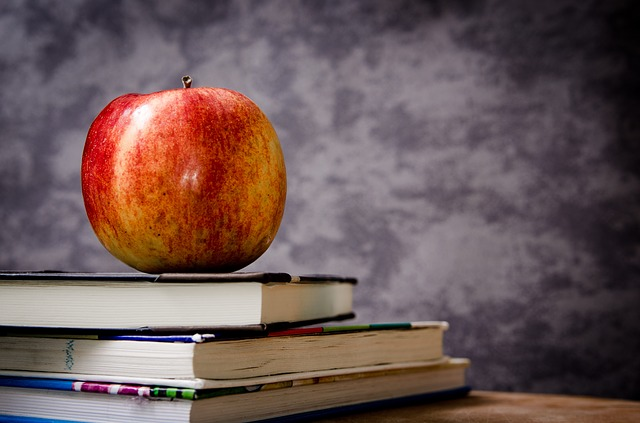
#> input picture apple-256261_640.jpg, 640 x 423 px, found by its file name
$ jupyter execute --allow-errors CV2_ObjectDetection.ipynb   (shell and % lines are left out)
#> lines starting #> are read from the running program, lines starting #| are printed output that depends on the picture
<a href="https://colab.research.google.com/github/cagBRT/computer-vision/blob/master/CV2_ObjectDetection.ipynb" target="_parent"></a>

Loading the YOLOv3 weights can take awhile<br>
To do this notebook: <br>
1. run all
2. if it is taking a while to run, take a break
3. see if the notebook is done

**Clone the repo**

[cell 1]
%cd cloned-repo

**Install the necessary libraries**

[cell 2]
#!pip install opencv-contrib-python==3.4.13.47 --force-reinstall
#!pip3 install opencv-python==4.5.3.56 --force-reinstall
#!pip3 install opencv-python tensorflow
#!pip3 install drawbox

[cell 3]
import cv2
import numpy as np
import matplotlib.pyplot as plt
import cvlib as cv
from cvlib.object_detection import draw_bbox
from google.colab.patches import cv2_imshow

# **You Only Look Once (YOLOv3)**

The R-CNN models may be generally more accurate, yet the YOLO family of models are fast, much faster than R-CNN, achieving object detection in real-time.

[cell 4]
from IPython.display import Image
Image("images/YOLO Basic Steps.png", width=640)

**YOLO Basic Steps**<br>
The basic steps of YOLO are:
1. Divide the image into a grid. The image above shows a 4x4 grid, actual YOLO implementation will be different. (7x7 for training YOLO on PASCAL VOC dataset)
2.Create labels for the training data. The labels must include the total number of boxes in the grid and the number of classes in the dataset. They are included as a vector:<br>
For example: grid number, object classification
3. Create a CNN that predicts the output of all the grid squares. It has a loss function as an error between the output activations and label vector.
<br>

Note: The grid location of the object is based on the location of its centroid.<br> For example:
>in the image the car is listed as being in grid 7 because its centroid is in grid 7.

YOLO models cannot detect multiple objects in the same grid. <br>
In another notebook we will look at adding Anchor boxes to each grid square.

# **The YOLOv3 Model**
YOLO uses a different approach than the deep neural network model. It applys a single neural network to the full image. This network divides the image into regions and predicts bounding boxes and probabilities for each region. These bounding boxes are weighted by the predicted probabilities.

The model has several advantages over classifier-based systems. It looks at the whole image at test time so its predictions are informed by global context in the image. It also makes predictions with a single network evaluation unlike systems like R-CNN which require thousands for a single image. This makes it extremely fast, more than 1000x faster than R-CNN and 100x faster than Fast R-CNN. See this paper for more details on the full system.<br>
https://pjreddie.com/darknet/yolo/<br>

The image below shows the average percision (AP) on the COCO dataset.<br>
The YOLO model is very fast, but a lot less accurate.

[cell 5]
from IPython.display import Image
Image("/content/cloned-repo/images/yoloInference.png", width=640)

**Detect_common_objects**

The model is a YOLOv3 model trained on the [COCO dataset](https://cocodataset.org/#home) which is capable of detecting 80 common objects in context.
The common objects are:<br>
person,
bicycle,
car,
motorcycle,
airplane,
bus,
train,
truck,
boat,
traffic light,
fire hydrant,
stop sign,
parking meter,
bench,
bird,
cat,
dog,
horse,
sheep,
cow,
elephant,
bear,
zebra,
giraffe,
backpack,
umbrella,
handbag,
tie,
suitcase,
frisbee,
skis,
snowboard,
sports ball,
kite,
baseball bat,
baseball glove,
skateboard,
surfboard,
tennis racket,
bottle,
wine glass,
cup,
fork,
knife,
spoon,
bowl,
banana,
apple,
sandwich,
orange,
broccoli,
carrot,
hot dog,
pizza,
donut,
cake,
chair,
couch,
potted plant,
bed,
dining table,
toilet,
tv,
laptop,
mouse,
remote,
keyboard,
cell phone,
microwave,
oven,
toaster,
sink,
refrigerator,
book,
clock,
vase,
scissors,
teddy bear,
hair dryer,
toothbrush

**The image**

[cell 6]
im = cv2.imread('/content/cloned-repo/apple-256261_640.jpg')
#> im is the input picture: shape (423, 640, 3); mean B, G, R 86.2, 87.5, 108.5
#plt.imshow(im)
#plt.show()
cv2_imshow(im)

# **Loading the YOLO model and it's weights**<br>
This might take approximately 12 minutes to load and execute

The model returns three lists:
1. the bounding box location
2. the predicted label of the object
3. the confidence of the prediction

#> (a cell that did not finish here is left out)

**Print the labels, bounding boxes, and confidence values the model identifies in the image**

#> (a cell that did not finish here is left out)

**Try another image**<br>
This image also have an apple and books in it. <br>
But the apple is not detected. Why?<br>
The children's blocks and pencils were not identified, why?

[cell 9]
im2 = cv2.imread('fruitAndBooks.jpeg')
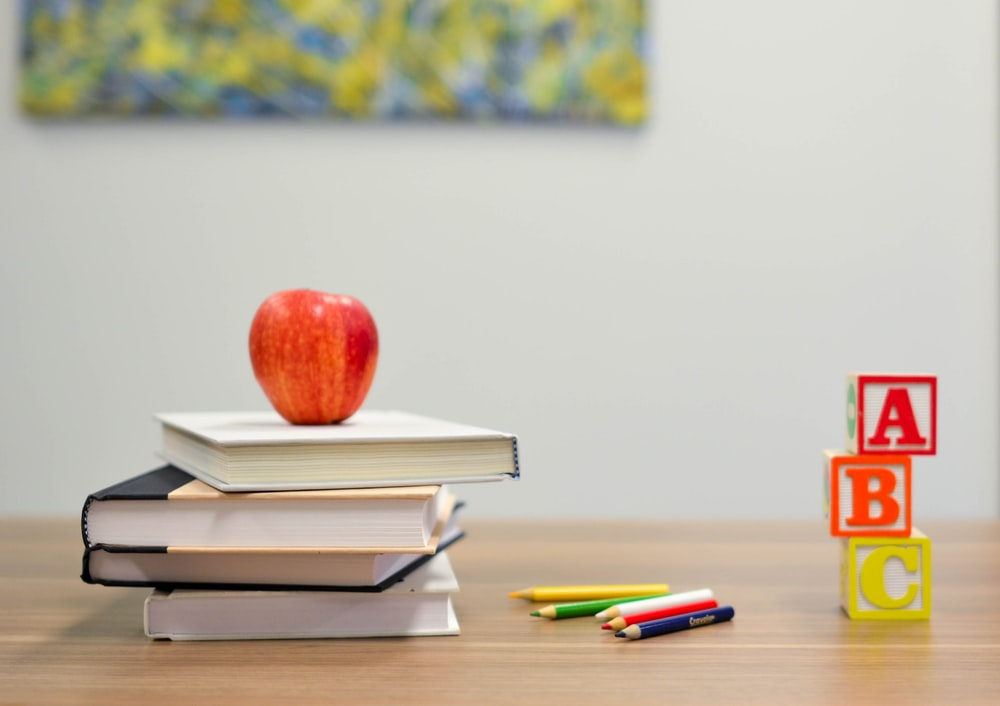
#> input picture fruitAndBooks.jpeg, 1000 x 706 px
#> im2 is the input picture: shape (706, 1000, 3); mean B, G, R 165.2, 182, 193.6
#plt.imshow(im2)
#plt.show()
cv2_imshow(im2)

#> (a cell that did not finish here is left out)

#> (a cell that did not finish here is left out)

**Flip an image upside down**<br>
In the first image the books and the apple where identified. <br>
What happens when we flip the image upside down?

[cell 12]
im3 = cv2.imread('apple-256261_640UpsideDown.jpg')
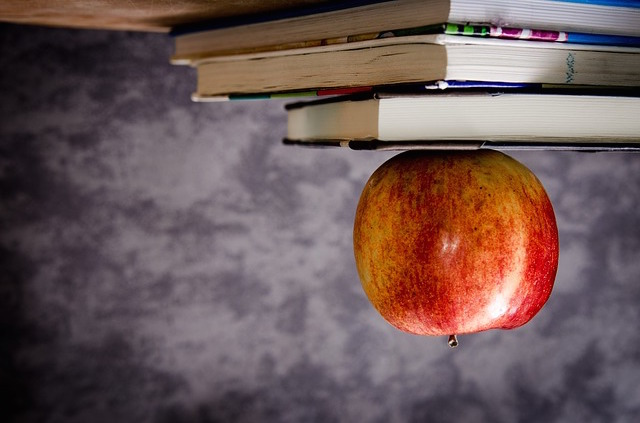
#> input picture apple-256261_640UpsideDown.jpg, 640 x 423 px
#> im3 is the input picture: shape (423, 640, 3); mean B, G, R 86.8, 87.5, 108.8
#plt.imshow(im3)
#plt.show()
cv2_imshow(im3)

#> (a cell that did not finish here is left out)

#> (a cell that did not finish here is left out)

**Antoher image**<br>
This image has books and an apple.
But the labels aren't quite accurate.<br>
What is happening here?

[cell 15]
im4 = cv2.imread('/content/cloned-repo/images/apple-and-books-4733-jason-champaigne.jpg')
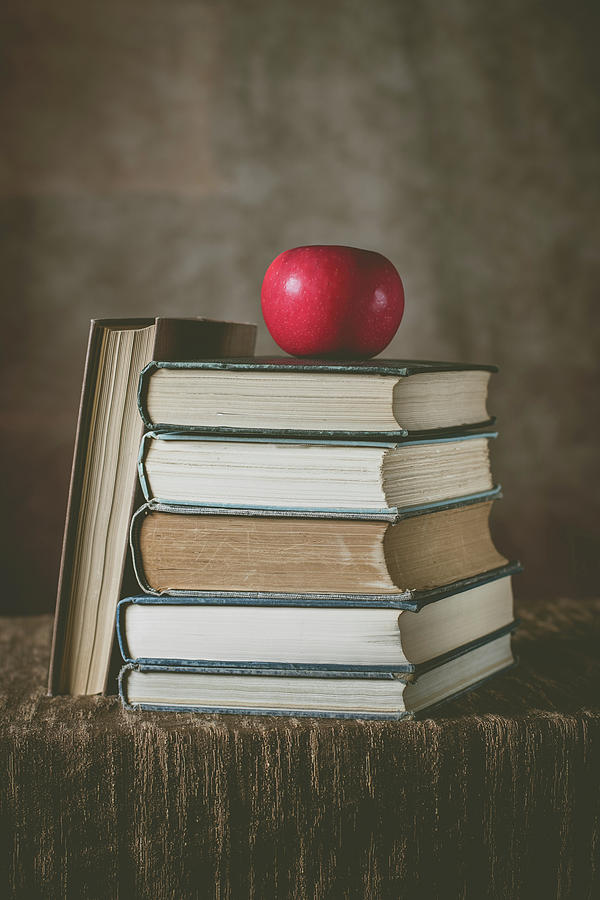
#> input picture images/apple-and-books-4733-jason-champaigne.jpg, 600 x 900 px, found by its file name
#> im4 is the input picture: shape (900, 600, 3); mean B, G, R 78.3, 93.5, 100.9
#plt.imshow(im4)
#plt.show()
cv2_imshow(im4)
